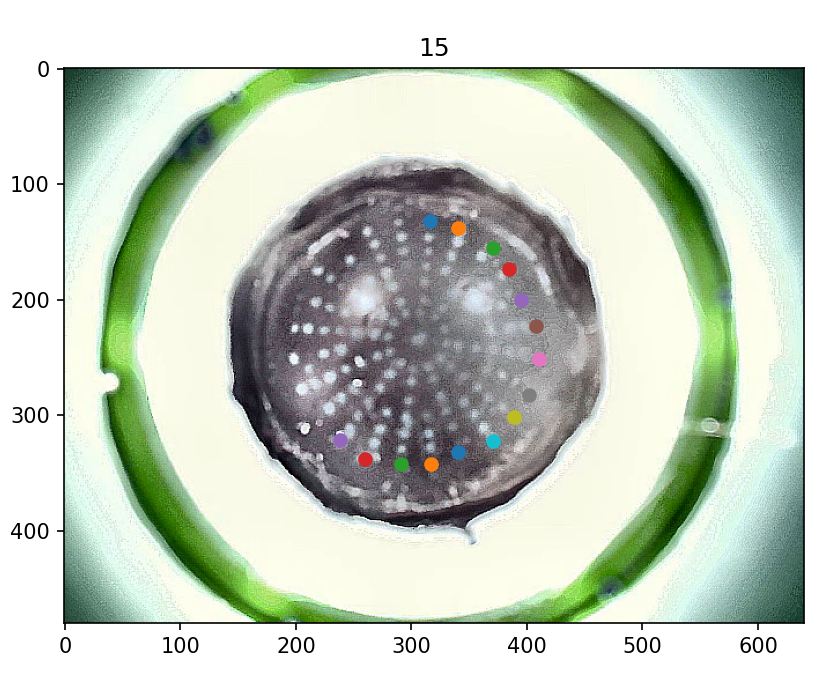
#> input picture Example assets/image.png, 832 x 679 px; its folder holds only this picture in this run
$ python -i __init__.py   (imports and definitions only)
#> lines starting #> are read from the running program, lines starting #| are printed output that depends on the picture
#> further down, picture is the input picture: shape (679, 832, 3); mean B, G, R 193.6, 207.4, 197.9
import numpy as np
import matplotlib.pyplot as plt
import cv2
import random
import copy

class plotter:
    def __init__(self):
        self.images=[]
        self.points=[]
        self.all_points=[]
        self.ps=[]
    # [132 lines left out: functions plot, autoplot, button, onclick, load_dataset, save and 2 more, not called in this run]
    def saturate(self,frame):
        lab= cv2.cvtColor(frame, cv2.COLOR_BGR2LAB)
#> lab: shape (679, 832, 3); mean of channels 0, 1, 2 207.9, 122.6, 133.9
        l_channel, a, b = cv2.split(lab)
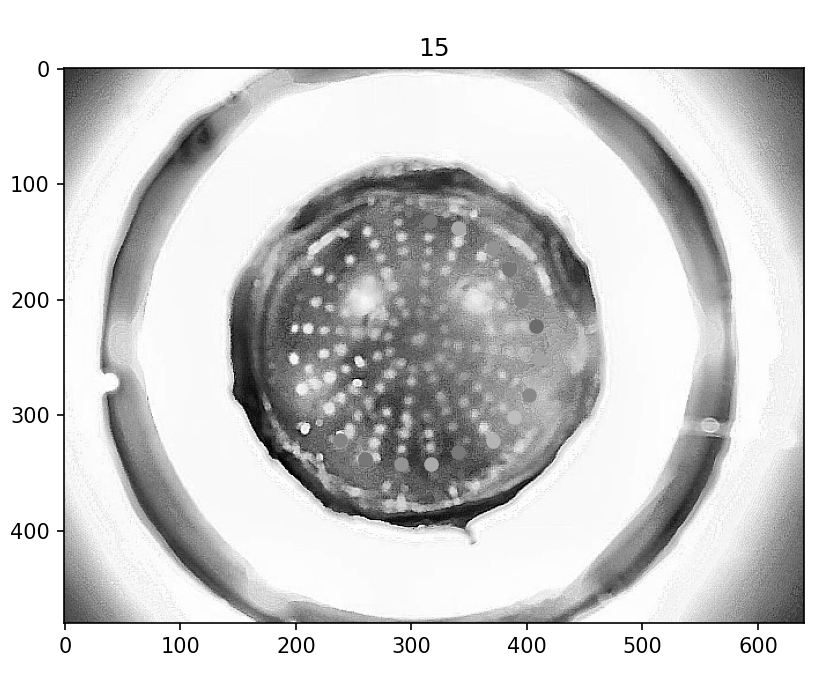
#> l_channel: shape (679, 832); min 0, max 255, mean 207.9
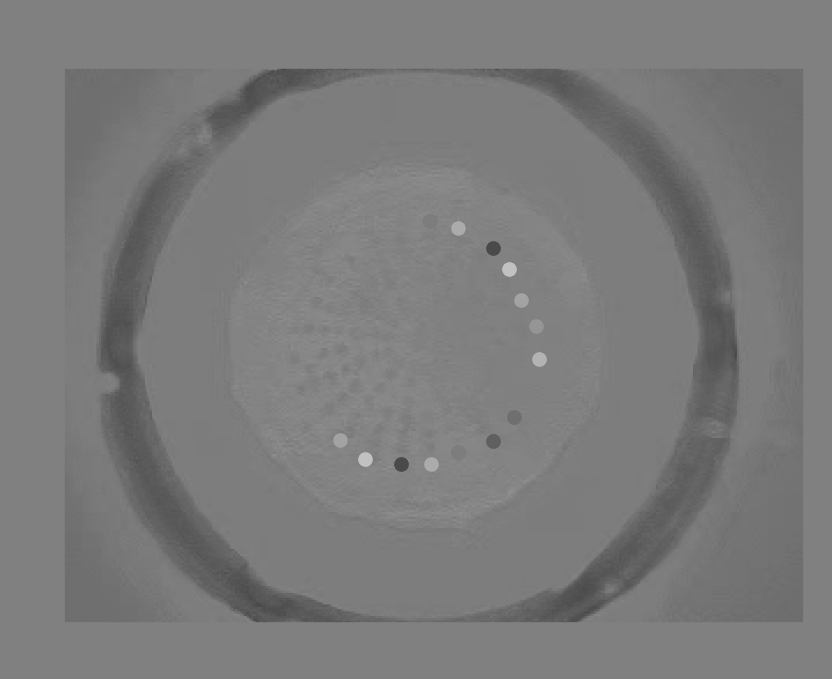
#> a: shape (679, 832); min 72, max 193, mean 122.6
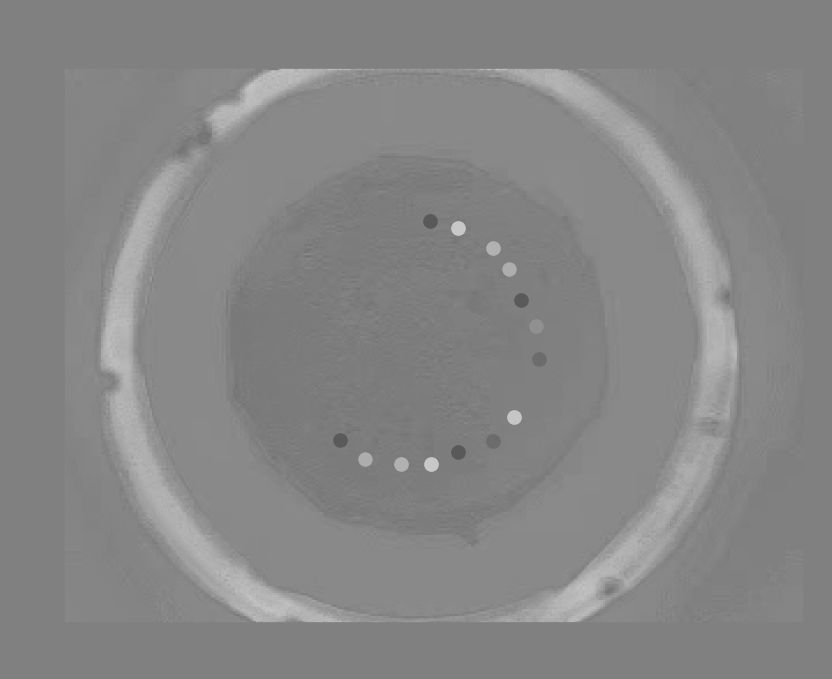
#> b: shape (679, 832); min 89, max 200, mean 133.9
        # Applying CLAHE to L-channel
        # feel free to try different values for the limit and grid size:
        clahe = cv2.createCLAHE(clipLimit=5.0, tileGridSize=(8,8))
        cl = clahe.apply(l_channel)
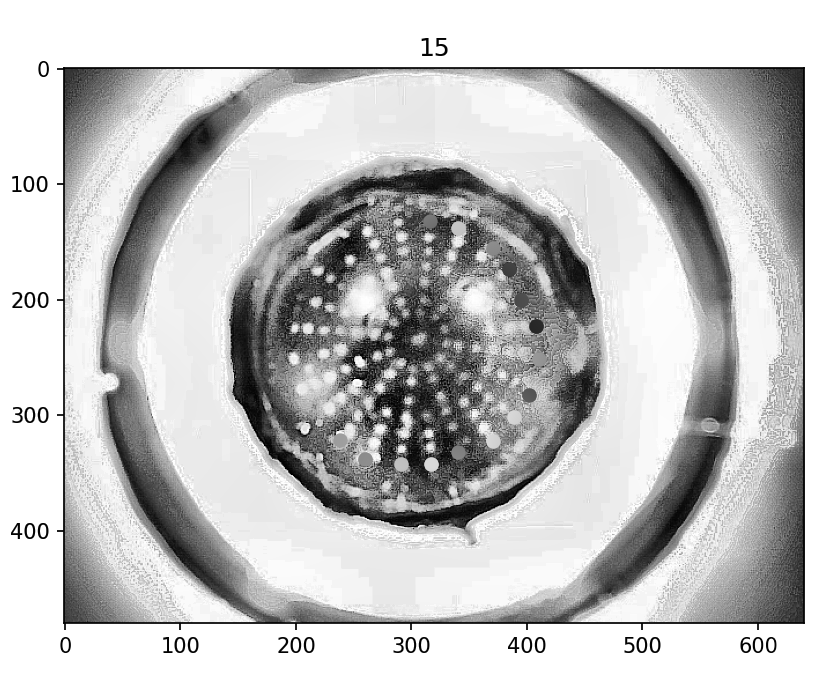
#> cl: shape (679, 832); min 0, max 255, mean 194

        # merge the CLAHE enhanced L-channel with the a and b channel
        limg = cv2.merge((cl,a,b))
#> limg: shape (679, 832, 3); mean of channels 0, 1, 2 194, 122.6, 133.9

        # Converting image from LAB Color model to BGR color spcae
        frame = cv2.cvtColor(limg, cv2.COLOR_LAB2BGR)
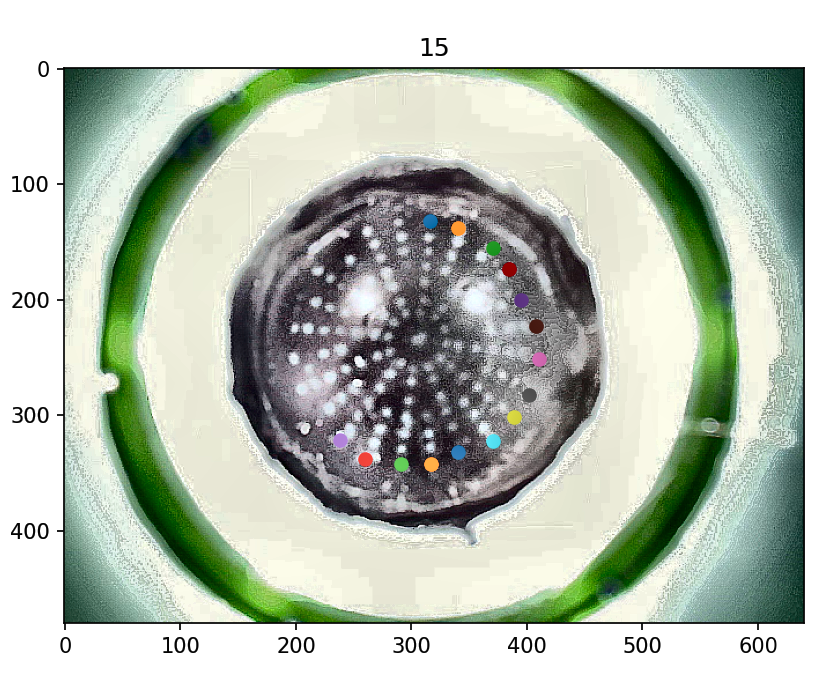
#> frame: shape (679, 832, 3); mean B, G, R 179.9, 193.1, 183.9
        return frame
    # [80 lines left out: functions augment, mergeImage, resize_and_crop, not called in this run]

>>> import cv2
>>> picture = cv2.imread('../Example assets/image.png')
>>> result = plotter().saturate(picture)
